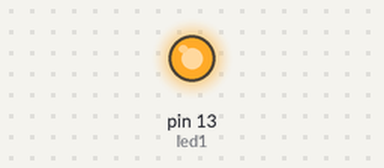
Bench run of a sketch on a simulated Arduino Uno, built with avr-gcc and run on an emulated ATmega328P. Shown: output pins drawn as LEDs (lit = HIGH).

Above: at 0.15 s.
At 34.5 s:
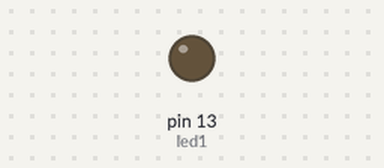
Timing chart, 0 to 35.9 s (numbered marks = the images above):
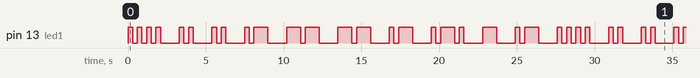

Measured:
- by itself, pin 13 (led1): moves between LOW and HIGH, repeating every 27.6 s
- by itself, everything shown: repeats every 27.6 s, in 44 steps

The sketch:

sketch_oct29a.ino
```cpp
int led1 = 13;
int shortTime = 300;
int longTime = 900;

void setup() {
  pinMode (led1,OUTPUT);
  Serial.begin(9600);
}

void loop() {

//H
switchLED (shortTime);
switchLED (shortTime);
switchLED (shortTime);
switchLED (shortTime);
delay (longTime);
//I
switchLED (shortTime);
switchLED (shortTime);
delay (longTime);

//I
switchLED (shortTime);
switchLED (shortTime);
delay (longTime);

//A
switchLED (shortTime);
switchLED (longTime);
delay (longTime);
//M
switchLED (longTime);
switchLED (longTime);
delay (longTime);

//M
switchLED (longTime);
switchLED (longTime);
delay (longTime);
//A
switchLED (shortTime);
switchLED (longTime);
delay (longTime);
//R
switchLED (shortTime);
switchLED (longTime);
switchLED (shortTime);
delay (longTime);
//T
switchLED (longTime);
delay (longTime);
//A
switchLED (shortTime);
switchLED (longTime);
delay (longTime);
}

void switchLED(int timing) {

  digitalWrite (led1, HIGH);
  delay (timing);
  digitalWrite (led1, LOW);
  delay (shortTime);
}
```
